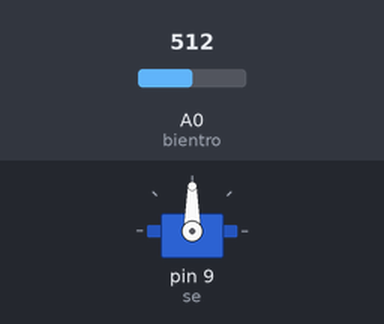
The sketch below on a simulated Arduino Uno, built with avr-gcc and run on an emulated ATmega328P. On the bench: servo. The inputs (shaded band) are chosen by the test bench; at power-on: A0 (bientro) = 512.

Above: at 1.2 s.
1.3 s: A0 (bientro) set to 716
At 2.5 s:
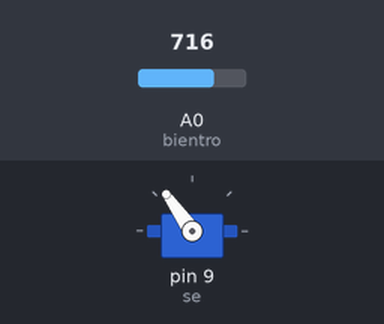
2.8 s: A0 (bientro) set to 900
At 3.8 s:
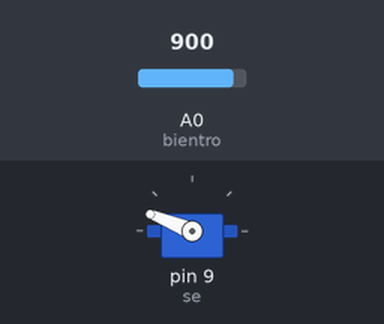
4.3 s: A0 (bientro) set to 1023
At 5.0 s:
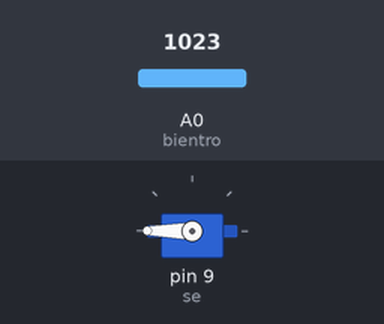
5.8 s: A0 (bientro) set to 306
At 6.1 s:
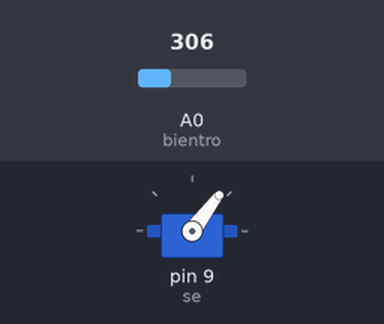
7.3 s: A0 (bientro) set to 122
At 8.5 s:
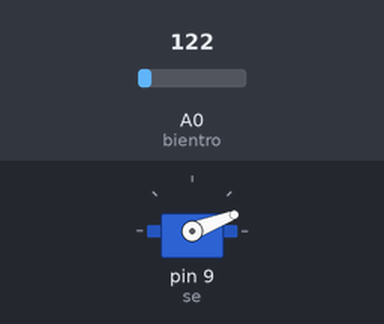
Timing chart, 0 to 9.8 s (numbered marks = the images above; inputs shaded):
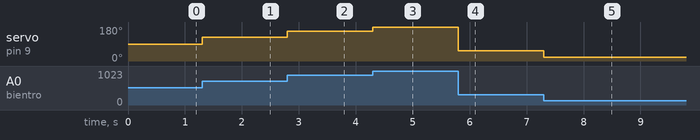

Measured:
- after the input at 1.3 s, servo on pin 9 (se): 90° → 125° at once
- after the input at 2.8 s, servo on pin 9 (se): 125° → 158° at once
- after the input at 4.3 s, servo on pin 9 (se): 158° → 180° at once
- after the input at 5.8 s, servo on pin 9 (se): 180° → 53° at once
- after the input at 7.3 s, servo on pin 9 (se): 53° → 21° at once

The sketch:

servo.ino
```cpp
#include <Servo.h>

Servo myservo;
int bientro = A0;
int se = 9;
void setup() {
  myservo.attach(se);  // attaches the servo on pin 9 to the servo object
}

void loop() {
  int value = analogRead(bientro);
  int pos = map(value, 0, 1023,0, 180);
  myservo.write(pos);
}
```
